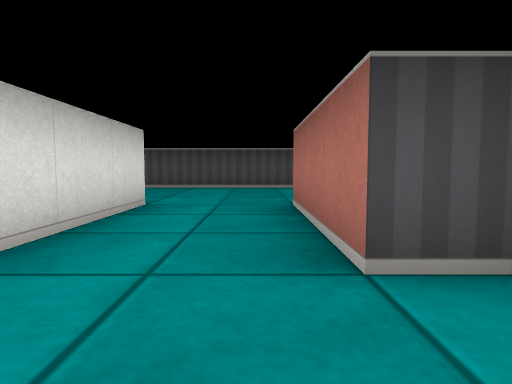
View 1 (above)

18 first-person views from a walk through a cub3D ray-caster map. The camera is about half as high as the walls, tilts 4° down and sees 75° across. The floor is counted in squares. Each view is taken from the middle of a square. On the plan, view 1 faces up. The plan holds only what a view shows up to about 9 squares ahead; the rest is blank.

View 2
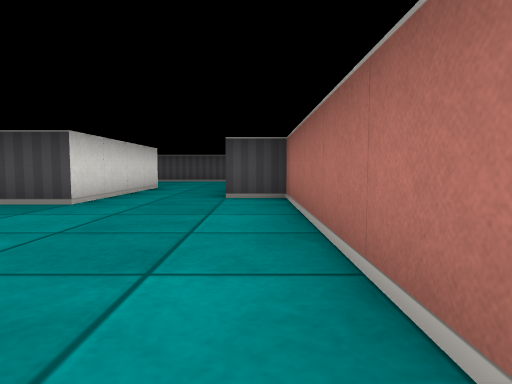

View 3
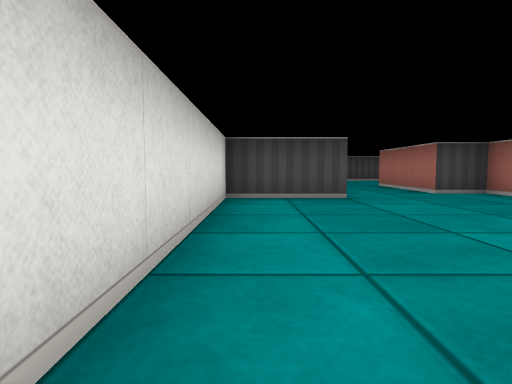

View 4
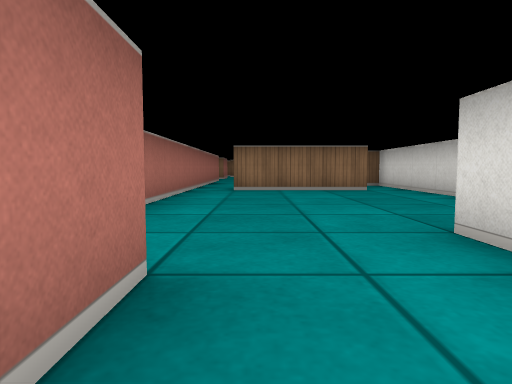

View 5
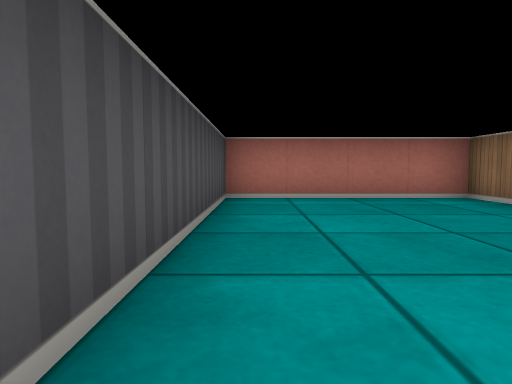

View 6
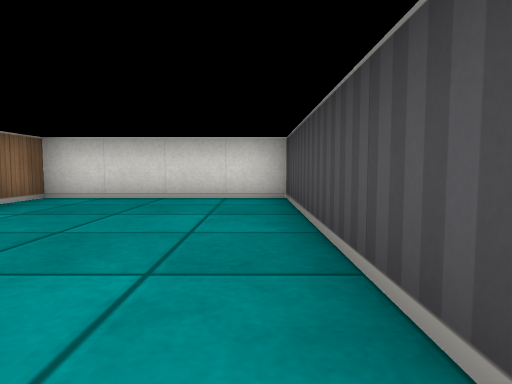

View 7
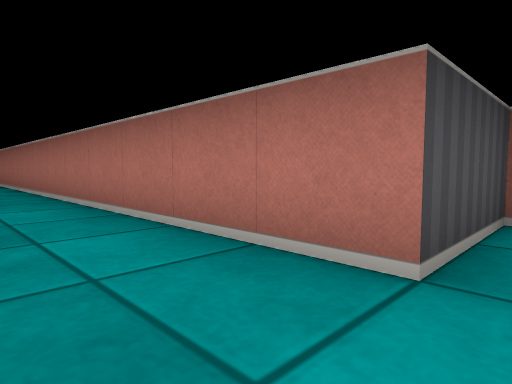

View 8
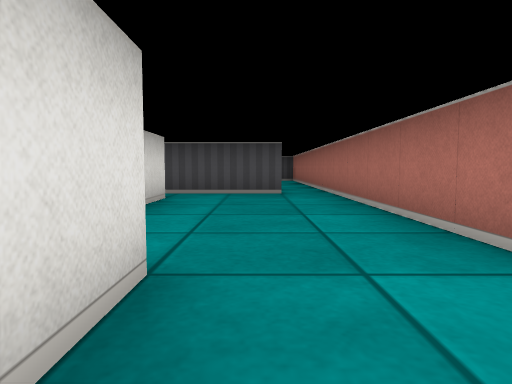

View 9
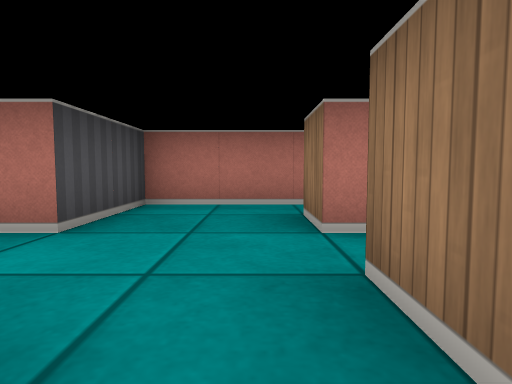

View 10
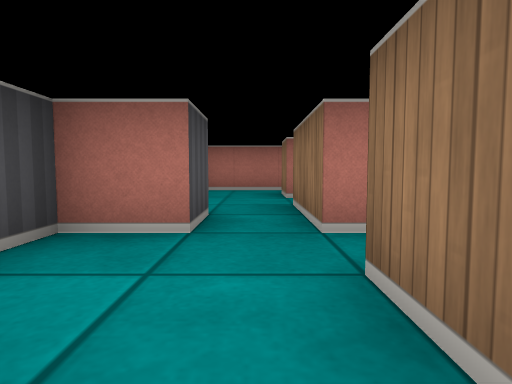

View 11
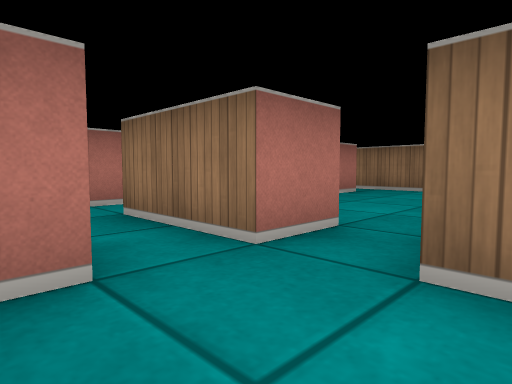

View 12
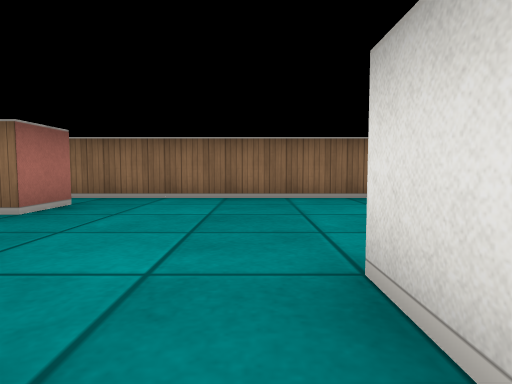

View 13
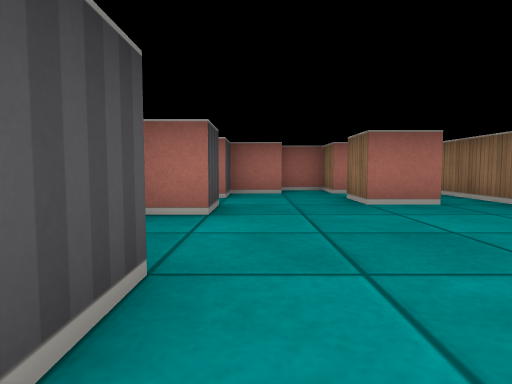

View 14
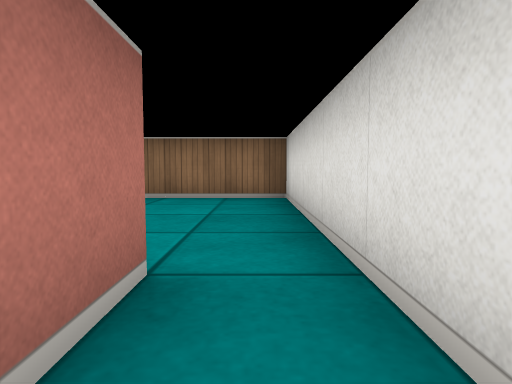

View 15
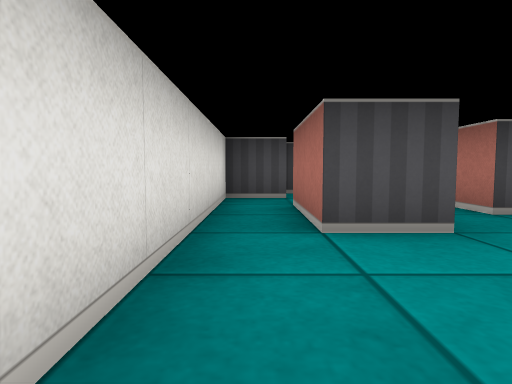

View 16
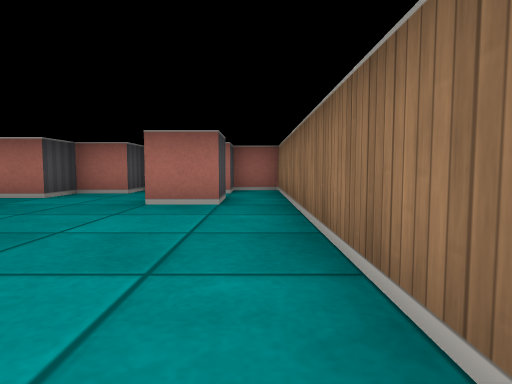

View 17
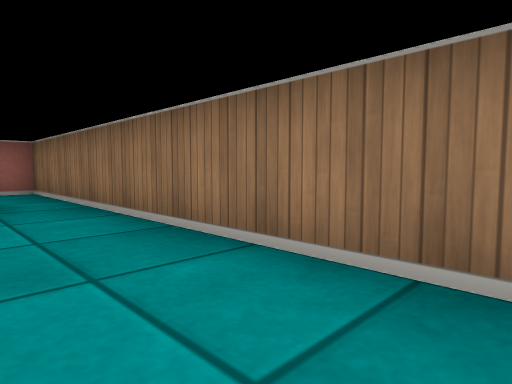

View 18
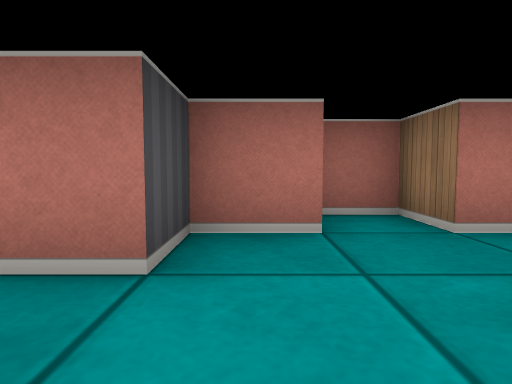

### Floor plan
Points are (right, up) in squares from view 1. A wall is a line through its corners. A room is listed if a view was taken in it or the views show most of it. See-through windows are left out.
Room 1 (views 1, 2, 4)
walls: (-2.6, -4.5) (0.5, -4.5); (1.5, -5.5) (1.5, 1.5) (0.5, 1.5) (0.5, 4.5); (-1.5, 4.5) (-1.5, 0.5) (-3.5, 0.5) (-3.5, -4.4)
ways out: opening at (-3, -5) to room 2; opening at (-0.5, 5) to room 3; opening at (1, -5) to room 4
Room 2 (view 3)
walls: (-3.5, -4.4) (-3.5, -6.1)
ways out: opening at (-3, -5) to room 1; opening at (-2, -6) to room 4
Room 3 (views 5, 6)
walls: (2.5, 4.5) (3.5, 4.5) (3.5, 8.5) (-3.5, 8.5) (-3.5, 4.5) (-2.5, 4.5)
ways out: opening at (-0.5, 5) to room 1
Room 4 (views 7, 8)
walls: (-0.5, -10.5) (-0.5, -11.5); (-1.5, -6.5) (-1.5, -7.5); (0.5, -5.5) (-1.9, -5.5); (1.5, -12.5) (2.5, -12.5); (-0.5, -12.5) (0.5, -12.5); (3.5, -12.8) (3.5, -10.5) (1.5, -10.5) (1.5, -5.5)
ways out: opening at (1, -5) to room 1; opening at (-2, -6) to room 2; opening at (-1, -12) to room 5; opening at (1, -13.5) to room 5
Room 5 (views 9, 11, 12, 13, 15, 16, 17, 18)
walls: (0.5, -14.5) (-0.5, -14.5) (-0.5, -13.8); (-1.5, -13.6) (-1.5, -12.5) (-0.5, -12.5); (-2.5, -13.6) (-2.5, -14.5) (-3.5, -14.5); (1.5, -17.5) (0.5, -17.5) (0.5, -16.5) (1.5, -16.5); (-4.5, -14.5) (-4.5, -18.5) (3.5, -18.5) (3.5, -17.5) (2.5, -17.5) (2.5, -16.5) (3.5, -16.5) (3.5, -15.5) (2.5, -15.5) (2.5, -14.5) (1.5, -14.5) (1.5, -12.5); (-0.5, -11.5) (-1.5, -11.5) (-1.5, -10.5) (-3.5, -10.5)
ways out: opening at (-1, -12) to room 4; opening at (1, -13.5) to room 4; opening at (-4, -13.5) to room 6; opening at (-3, -12) to room 6
Room 6 (views 10, 14)
walls: (-3.5, -14.5) (-3.5, -12.5) (-2.5, -12.5); (-3.4, -11.5) (-4.5, -11.5) (-4.5, -14.5)
ways out: opening at (-4, -13.5) to room 5; opening at (-3, -12) to room 5

Where each view was taken, in squares from view 1:
view 1: 0 up, 0 right, facing up
view 2: 4 down, 1 right, facing up
view 3: 5 down, 3 left, facing up
view 4: 3 up, 0 right, facing down
view 5: 8 up, 2 left, facing right
view 6: 8 up, 2 right, facing left
view 7: 11 down, 0 right, facing up-right
view 8: 12 down, 0 right, facing up
view 9: 12 down, 1 left, facing right
view 10: 12 down, 4 left, facing right
view 11: 11 down, 3 left, facing down-right
view 12: 13 down, 2 left, facing down
view 13: 15 down, 4 left, facing right
view 14: 13 down, 4 left, facing down
view 15: 17 down, 4 left, facing up
view 16: 18 down, 4 left, facing right
view 17: 17 down, 4 left, facing down-right
view 18: 15 down, 0 right, facing right
